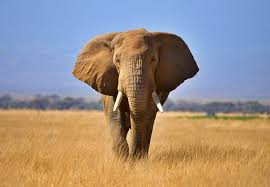
#> input picture 04_OpenCV_Computer_Vision/02_Image_Read_Write_Display/sample_images/elephant.jpeg, 270 x 187 px; its folder holds only this picture in this run
$ jupyter execute --allow-errors OCR_Text_Recognition.ipynb
#> lines starting #> are read from the running program, lines starting #| are printed output that depends on the picture; after the words box and inside, x2 and y2 are one past the last pixel; in counts of white or black regions, pixels touching at a corner belong together
# <h2 style='text-align:center;'>OCR — OpenCV Text Recognition</h2>

This notebook demonstrates a robust OCR pipeline using **OpenCV** for preprocessing and **Tesseract OCR** (via `pytesseract`) for text extraction. The companion script `ocr_text_detection.py` (VSCode-friendly) performs the actual extraction; use this notebook to explore preprocessing steps and visualize intermediate results.

## ⚙️ Setup

Install Python packages (run in your environment):

```bash
pip install opencv-python numpy pytesseract pillow matplotlib
```

**Important:** Tesseract OCR is a system program and must be installed separately (not via pip). Instructions below.

### 🔧 Install Tesseract (quick guide)

- **Windows (recommended):** Download installer from UB-Mannheim builds: https://github.com/UB-Mannheim/tesseract/wiki and run the `.exe`. During install, check **Add to PATH**. Typical path: `C:\Program Files\Tesseract-OCR\tesseract.exe`.
- **macOS:** `brew install tesseract`
- **Ubuntu/Debian:** `sudo apt update && sudo apt install tesseract-ocr`

After installing, verify in terminal:
```
tesseract --version
```

[cell 1]
import shutil
print('tesseract on PATH ->', bool(shutil.which('tesseract')))
# If False, set pytesseract.pytesseract.tesseract_cmd to the full path to your tesseract executable.

## 📷 Load sample image

We use the sample images in `sample_images/`. If you don't have images, add them to that folder or change the `img_path` to your image file.

[cell 2]
import cv2
from pathlib import Path
from matplotlib import pyplot as plt

sample = Path('sample_images')
imgs = list(sample.glob('*'))
if not imgs:
    print('No sample images found in sample_images/. Please add images (e.g. images.jpg) and re-run.')
else:
    img_path = imgs[0]
    print('Using:', img_path)
    img = cv2.imread(str(img_path))
#> img is the input picture: shape (187, 270, 3); mean B, G, R 134.2, 143.7, 157
    img_rgb = cv2.cvtColor(img, cv2.COLOR_BGR2RGB)
    plt.figure(figsize=(10,6)); plt.imshow(img_rgb); plt.axis('off')

## 🔍 Preprocessing recipes

We will demonstrate three common preprocessing approaches before passing images to Tesseract:

- **Otsu thresholding** (`thresh`) — good for high-contrast text
- **Adaptive thresholding** (`adaptive`) — robust to varying illumination
- **Bilateral smoothing** (`smooth`) — denoising while preserving edges

Use whichever works best for your image; try all three if unsure.

[cell 3]
def preprocess_and_show(path, mode='thresh'):
#> called with mode = 'thresh'
    import cv2
    from matplotlib import pyplot as plt
    img = cv2.imread(str(path))
    gray = cv2.cvtColor(img, cv2.COLOR_BGR2GRAY)
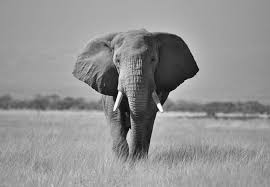
#> gray: shape (187, 270); min 1, max 253, mean 146.6
    if mode == 'thresh':
        _, proc = cv2.threshold(gray, 0, 255, cv2.THRESH_BINARY + cv2.THRESH_OTSU)
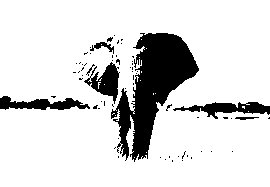
#> proc: shape (187, 270); 85.1% white; 65 black regions (58 under 20 px), largest, box (x1, y1, x2, y2) and area: (111, 33, 199, 162) 5030, (173, 102, 270, 119) 739, (0, 96, 90, 110) 709
    elif mode == 'adaptive':
        proc = cv2.adaptiveThreshold(gray,255,cv2.ADAPTIVE_THRESH_GAUSSIAN_C, cv2.THRESH_BINARY,11,2)
    else:
        proc = cv2.bilateralFilter(gray, 9, 75, 75)
    plt.figure(figsize=(10,6)); plt.imshow(proc, cmap='gray'); plt.title(mode); plt.axis('off')

# show all three for the first sample image if present
from pathlib import Path
s = Path('sample_images')
imgs = list(s.glob('*'))
if imgs:
    for m in ['thresh','adaptive','smooth']:
        preprocess_and_show(imgs[0], m)
else:
    print('Add sample images to sample_images/')
